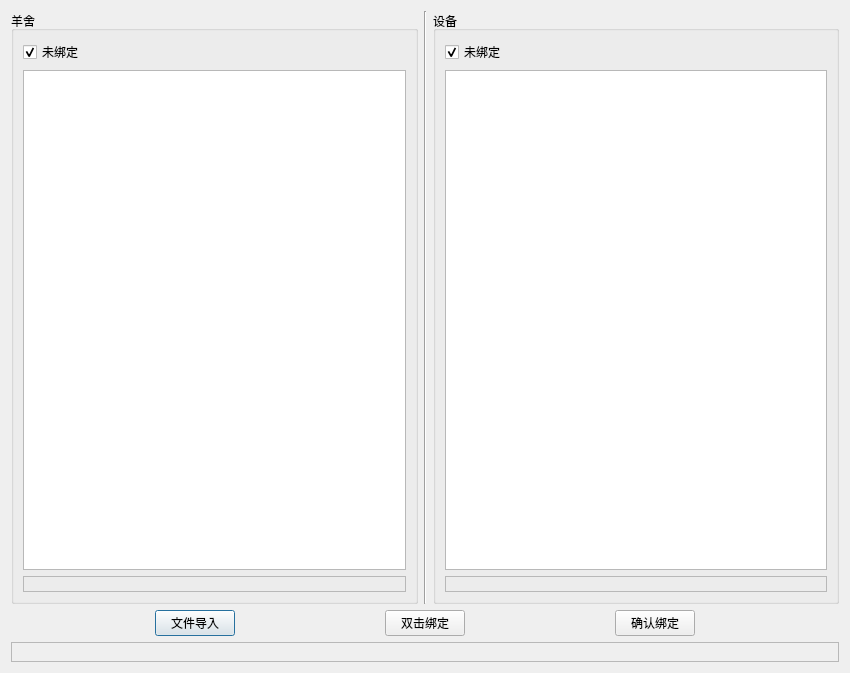
<?xml version="1.0" encoding="UTF-8"?>
<ui version="4.0">
 <class>HouseBindingDialog</class>
 <widget class="QDialog" name="HouseBindingDialog">
  <property name="geometry">
   <rect>
    <x>0</x>
    <y>0</y>
    <width>850</width>
    <height>673</height>
   </rect>
  </property>
  <property name="windowTitle">
   <string>Dialog</string>
  </property>
  <layout class="QVBoxLayout" name="verticalLayout_5">
   <item>
    <layout class="QHBoxLayout" name="horizontalLayout_3">
     <item>
      <widget class="QGroupBox" name="groupBox_3">
       <property name="title">
        <string>羊舍</string>
       </property>
       <layout class="QVBoxLayout" name="verticalLayout_3">
        <item>
         <widget class="QCheckBox" name="houseCheckBox">
          <property name="text">
           <string>未绑定</string>
          </property>
          <property name="checked">
           <bool>true</bool>
          </property>
         </widget>
        </item>
        <item>
         <widget class="QTableView" name="houseTableView">
          <attribute name="verticalHeaderVisible">
           <bool>false</bool>
          </attribute>
         </widget>
        </item>
        <item>
         <widget class="QLabel" name="houseSelected">
          <property name="layoutDirection">
           <enum>Qt::LeftToRight</enum>
          </property>
          <property name="frameShape">
           <enum>QFrame::StyledPanel</enum>
          </property>
          <property name="text">
           <string/>
          </property>
          <property name="alignment">
           <set>Qt::AlignRight|Qt::AlignTrailing|Qt::AlignVCenter</set>
          </property>
         </widget>
        </item>
       </layout>
      </widget>
     </item>
     <item>
      <widget class="Line" name="line_2">
       <property name="orientation">
        <enum>Qt::Vertical</enum>
       </property>
      </widget>
     </item>
     <item>
      <widget class="QGroupBox" name="groupBox_4">
       <property name="title">
        <string>设备</string>
       </property>
       <layout class="QVBoxLayout" name="verticalLayout_4">
        <item>
         <widget class="QCheckBox" name="houseDeviceCheckBox">
          <property name="text">
           <string>未绑定</string>
          </property>
          <property name="checked">
           <bool>true</bool>
          </property>
         </widget>
        </item>
        <item>
         <widget class="QTableView" name="houseDeviceTableView">
          <attribute name="verticalHeaderVisible">
           <bool>false</bool>
          </attribute>
         </widget>
        </item>
        <item>
         <widget class="QLabel" name="houseDeviceSelected">
          <property name="frameShape">
           <enum>QFrame::StyledPanel</enum>
          </property>
          <property name="text">
           <string/>
          </property>
         </widget>
        </item>
       </layout>
      </widget>
     </item>
    </layout>
   </item>
   <item>
    <layout class="QHBoxLayout" name="horizontalLayout_4">
     <item>
      <spacer name="horizontalSpacer_5">
       <property name="orientation">
        <enum>Qt::Horizontal</enum>
       </property>
       <property name="sizeHint" stdset="0">
        <size>
         <width>40</width>
         <height>20</height>
        </size>
       </property>
      </spacer>
     </item>
     <item>
      <widget class="QPushButton" name="selectFileButton_2">
       <property name="text">
        <string>文件导入</string>
       </property>
      </widget>
     </item>
     <item>
      <spacer name="horizontalSpacer_6">
       <property name="orientation">
        <enum>Qt::Horizontal</enum>
       </property>
       <property name="sizeHint" stdset="0">
        <size>
         <width>40</width>
         <height>20</height>
        </size>
       </property>
      </spacer>
     </item>
     <item>
      <widget class="QPushButton" name="doubleButton_2">
       <property name="text">
        <string>双击绑定</string>
       </property>
      </widget>
     </item>
     <item>
      <spacer name="horizontalSpacer_7">
       <property name="orientation">
        <enum>Qt::Horizontal</enum>
       </property>
       <property name="sizeHint" stdset="0">
        <size>
         <width>40</width>
         <height>20</height>
        </size>
       </property>
      </spacer>
     </item>
     <item>
      <widget class="QPushButton" name="confirmButton_2">
       <property name="text">
        <string>确认绑定</string>
       </property>
      </widget>
     </item>
     <item>
      <spacer name="horizontalSpacer_8">
       <property name="orientation">
        <enum>Qt::Horizontal</enum>
       </property>
       <property name="sizeHint" stdset="0">
        <size>
         <width>40</width>
         <height>20</height>
        </size>
       </property>
      </spacer>
     </item>
    </layout>
   </item>
   <item>
    <widget class="QLabel" name="bindingResult">
     <property name="font">
      <font>
       <pointsize>12</pointsize>
      </font>
     </property>
     <property name="frameShape">
      <enum>QFrame::StyledPanel</enum>
     </property>
     <property name="frameShadow">
      <enum>QFrame::Plain</enum>
     </property>
     <property name="text">
      <string/>
     </property>
     <property name="alignment">
      <set>Qt::AlignCenter</set>
     </property>
    </widget>
   </item>
  </layout>
 </widget>
 <resources/>
 <connections/>
</ui>
